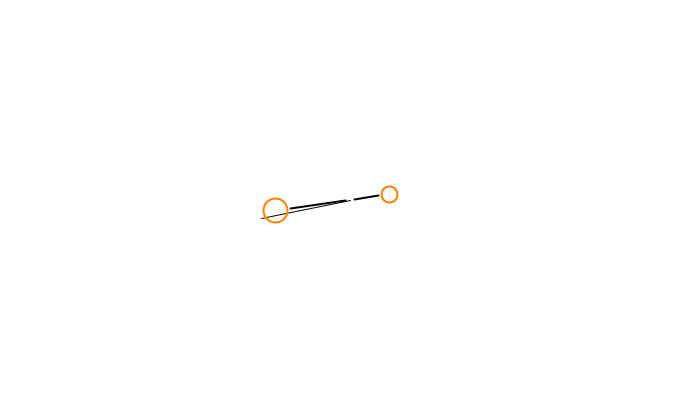
Frame 1 (no input)
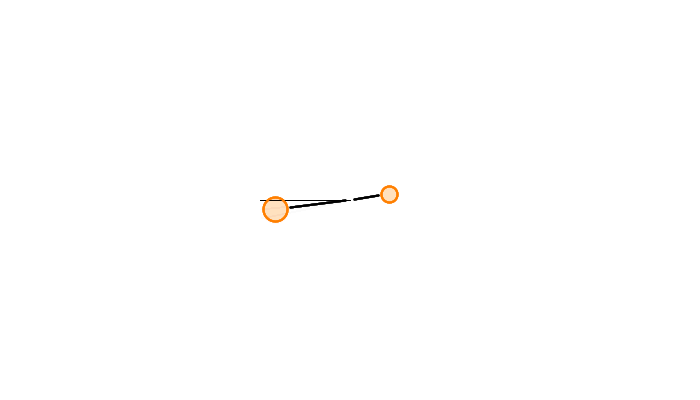
Frame 60 (the mouse pressed at the canvas centre just before this capture)
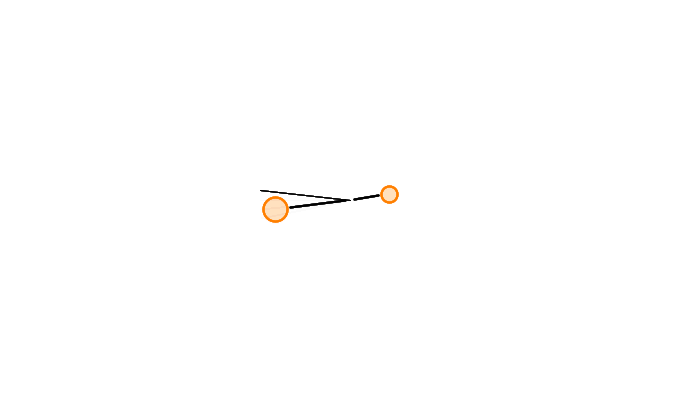
Frame 120 (the mouse held since frame 60 and released just before this capture)

The Processing sketch that drew these frames (run headless with seeded random() and noise(); from frame 60 on, the mouse is pressed at the canvas centre):

// Processing sketch: processing_36049
// ── processing_36049.pde

void setup(){
  
  size(700,400);
  background(255);
  smooth();
  
}
/*
float secs = map(second(), 0, 60, 0, 360);
float mins = map(minute(), 0, 60, 0, 360);
float hrs = map(hour() % 12, 0, 12, 0, 360);
*/

float s;
float m;
float h;

float sect = 1;
float mint = 1;
float hrst = 1;

float xs = 0;
float xm = 0;

float timepast = 0;
float speed;

void draw(){
  
  noStroke();
  fill(255,30);
  rect(0,0,700,400);
  
  float s = second();
  float m = minute() * 60;
  float h = hour() * 3600;

  float time = s + m + h;
  
  
  float ss;
  float mm;
  float hh;
  
  time = time + speed;
  
  hh = time / 60 / 60;
  mm = time / 60;
  ss = time;

  float secs = map(ss, 0, 86400, 0, 518400);
  float mins = map(mm, 0, 1440, 0, 8640);
  float hrs = map(hh, 0, 24, 0, 720);

  translate(700/2,400/2);
  rotate(radians(-90));
  
//  secs = secs * sect;
  

  
 // mins = mins * mint;
 // hrs = hrs * hrst;
  stroke(0);
  strokeWeight(1);
  line(0,0,cos(radians(secs))*90, sin(radians(secs))*90);
  strokeWeight(2);
  line(cos(radians(mins))*5, sin(radians(mins))*5,cos(radians(mins))*60, sin(radians(mins))*60);
  line(cos(radians(hrs))*5, sin(radians(hrs))*5,cos(radians(hrs))*29, sin(radians(hrs))*29);
  
  float opac = map(speed,0,50000,10,100);
  float col = map(speed,100000,10000000,0,255);
  fill(255-col,127-(col/2),0,opac);
  stroke(255,127,0);
  
  ellipse(cos(radians(hrs))*40,sin(radians(hrs))*40,16,16);
  ellipse(cos(radians(mins))*75,sin(radians(mins))*75,24,24);
  
  timepast = time;
  
  if (xs == 0){
    if (speed > 1){
      speed = speed * 0.99;
    } else {
      speed = 1;
    }}
  else{xs = xs - 1; speed = speed * (1 - ((100-xs)/10000));}
}

void mouseClicked(){
  if (speed<100000){
    speed = speed * 1.1;
  }xs = 130;
}
